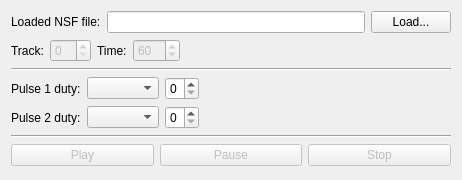
<?xml version="1.0" encoding="UTF-8"?>
<ui version="4.0">
 <class>CMainWidget</class>
 <widget class="QWidget" name="CMainWidget">
  <property name="geometry">
   <rect>
    <x>0</x>
    <y>0</y>
    <width>462</width>
    <height>180</height>
   </rect>
  </property>
  <property name="windowTitle">
   <string>PurrFX hack player</string>
  </property>
  <layout class="QVBoxLayout" name="layMain">
   <item>
    <layout class="QHBoxLayout" name="layFile">
     <item>
      <widget class="QLabel" name="lblFile">
       <property name="text">
        <string>Loaded NSF file:</string>
       </property>
      </widget>
     </item>
     <item>
      <widget class="QLineEdit" name="edtFile">
       <property name="readOnly">
        <bool>true</bool>
       </property>
      </widget>
     </item>
     <item>
      <widget class="QPushButton" name="btnLoad">
       <property name="sizePolicy">
        <sizepolicy hsizetype="Minimum" vsizetype="Fixed">
         <horstretch>0</horstretch>
         <verstretch>0</verstretch>
        </sizepolicy>
       </property>
       <property name="text">
        <string>Load...</string>
       </property>
      </widget>
     </item>
    </layout>
   </item>
   <item>
    <layout class="QHBoxLayout" name="layOptions">
     <item>
      <widget class="QLabel" name="lblTrack">
       <property name="text">
        <string>Track:</string>
       </property>
      </widget>
     </item>
     <item>
      <widget class="QSpinBox" name="spbTrack">
       <property name="enabled">
        <bool>false</bool>
       </property>
      </widget>
     </item>
     <item>
      <widget class="QLabel" name="lblTime">
       <property name="text">
        <string>Time:</string>
       </property>
      </widget>
     </item>
     <item>
      <widget class="QSpinBox" name="spbTime">
       <property name="enabled">
        <bool>false</bool>
       </property>
       <property name="minimum">
        <number>10</number>
       </property>
       <property name="maximum">
        <number>240</number>
       </property>
       <property name="value">
        <number>60</number>
       </property>
      </widget>
     </item>
     <item>
      <spacer name="horizontalSpacer">
       <property name="orientation">
        <enum>Qt::Horizontal</enum>
       </property>
       <property name="sizeHint" stdset="0">
        <size>
         <width>40</width>
         <height>20</height>
        </size>
       </property>
      </spacer>
     </item>
    </layout>
   </item>
   <item>
    <widget class="Line" name="line_2">
     <property name="orientation">
      <enum>Qt::Horizontal</enum>
     </property>
    </widget>
   </item>
   <item>
    <layout class="QGridLayout" name="layHack">
     <item row="1" column="0">
      <widget class="QLabel" name="lblPulse2">
       <property name="text">
        <string>Pulse 2 duty:</string>
       </property>
      </widget>
     </item>
     <item row="0" column="2">
      <widget class="QSpinBox" name="spbValue1">
       <property name="maximum">
        <number>3</number>
       </property>
      </widget>
     </item>
     <item row="1" column="1">
      <widget class="QComboBox" name="cbxMode2"/>
     </item>
     <item row="1" column="2">
      <widget class="QSpinBox" name="spbValue2">
       <property name="maximum">
        <number>3</number>
       </property>
      </widget>
     </item>
     <item row="0" column="0">
      <widget class="QLabel" name="lblPulse1">
       <property name="text">
        <string>Pulse 1 duty:</string>
       </property>
      </widget>
     </item>
     <item row="0" column="1">
      <widget class="QComboBox" name="cbxMode1"/>
     </item>
     <item row="0" column="3">
      <spacer name="horizontalSpacer_2">
       <property name="orientation">
        <enum>Qt::Horizontal</enum>
       </property>
       <property name="sizeHint" stdset="0">
        <size>
         <width>40</width>
         <height>20</height>
        </size>
       </property>
      </spacer>
     </item>
    </layout>
   </item>
   <item>
    <widget class="Line" name="line">
     <property name="orientation">
      <enum>Qt::Horizontal</enum>
     </property>
    </widget>
   </item>
   <item>
    <layout class="QHBoxLayout" name="layControl">
     <item>
      <widget class="QPushButton" name="btnPlay">
       <property name="enabled">
        <bool>false</bool>
       </property>
       <property name="text">
        <string>Play</string>
       </property>
      </widget>
     </item>
     <item>
      <widget class="QPushButton" name="btnPause">
       <property name="enabled">
        <bool>false</bool>
       </property>
       <property name="text">
        <string>Pause</string>
       </property>
      </widget>
     </item>
     <item>
      <widget class="QPushButton" name="btnStop">
       <property name="enabled">
        <bool>false</bool>
       </property>
       <property name="text">
        <string>Stop</string>
       </property>
      </widget>
     </item>
    </layout>
   </item>
  </layout>
 </widget>
 <resources/>
 <connections/>
</ui>
